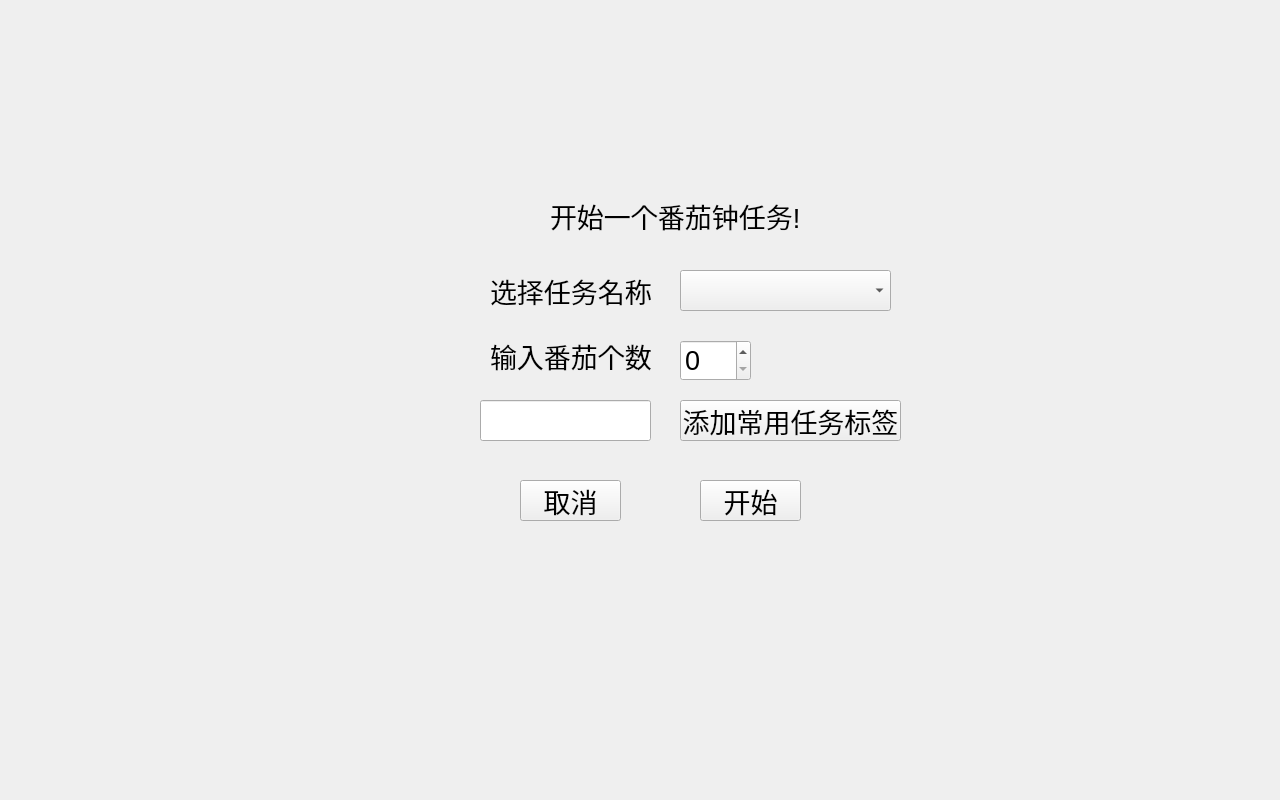
<?xml version="1.0" encoding="UTF-8"?>
<ui version="4.0">
 <class>start_task</class>
 <widget class="QWidget" name="start_task">
  <property name="geometry">
   <rect>
    <x>0</x>
    <y>0</y>
    <width>1280</width>
    <height>800</height>
   </rect>
  </property>
  <property name="font">
   <font>
    <pointsize>20</pointsize>
   </font>
  </property>
  <property name="windowTitle">
   <string>Form</string>
  </property>
  <widget class="QLabel" name="label">
   <property name="geometry">
    <rect>
     <x>550</x>
     <y>180</y>
     <width>361</width>
     <height>71</height>
    </rect>
   </property>
   <property name="font">
    <font>
     <pointsize>20</pointsize>
    </font>
   </property>
   <property name="text">
    <string>开始一个番茄钟任务!</string>
   </property>
  </widget>
  <widget class="QLabel" name="label_2">
   <property name="geometry">
    <rect>
     <x>490</x>
     <y>270</y>
     <width>171</width>
     <height>41</height>
    </rect>
   </property>
   <property name="text">
    <string>选择任务名称：</string>
   </property>
  </widget>
  <widget class="QLabel" name="label_3">
   <property name="geometry">
    <rect>
     <x>490</x>
     <y>340</y>
     <width>171</width>
     <height>31</height>
    </rect>
   </property>
   <property name="text">
    <string>输入番茄个数：</string>
   </property>
  </widget>
  <widget class="QSpinBox" name="spinBox">
   <property name="geometry">
    <rect>
     <x>680</x>
     <y>340</y>
     <width>71</width>
     <height>41</height>
    </rect>
   </property>
   <property name="maximum">
    <number>10</number>
   </property>
  </widget>
  <widget class="QPushButton" name="start">
   <property name="geometry">
    <rect>
     <x>700</x>
     <y>480</y>
     <width>101</width>
     <height>41</height>
    </rect>
   </property>
   <property name="text">
    <string>开始</string>
   </property>
  </widget>
  <widget class="QPushButton" name="pushButton_2">
   <property name="geometry">
    <rect>
     <x>520</x>
     <y>480</y>
     <width>101</width>
     <height>41</height>
    </rect>
   </property>
   <property name="text">
    <string>取消</string>
   </property>
  </widget>
  <widget class="QComboBox" name="comboBox">
   <property name="geometry">
    <rect>
     <x>680</x>
     <y>270</y>
     <width>211</width>
     <height>41</height>
    </rect>
   </property>
  </widget>
  <widget class="QPushButton" name="pushButton">
   <property name="geometry">
    <rect>
     <x>680</x>
     <y>400</y>
     <width>221</width>
     <height>41</height>
    </rect>
   </property>
   <property name="text">
    <string>添加常用任务标签</string>
   </property>
  </widget>
  <widget class="QLineEdit" name="lineEdit">
   <property name="geometry">
    <rect>
     <x>480</x>
     <y>400</y>
     <width>171</width>
     <height>41</height>
    </rect>
   </property>
  </widget>
 </widget>
 <resources/>
 <connections/>
</ui>
